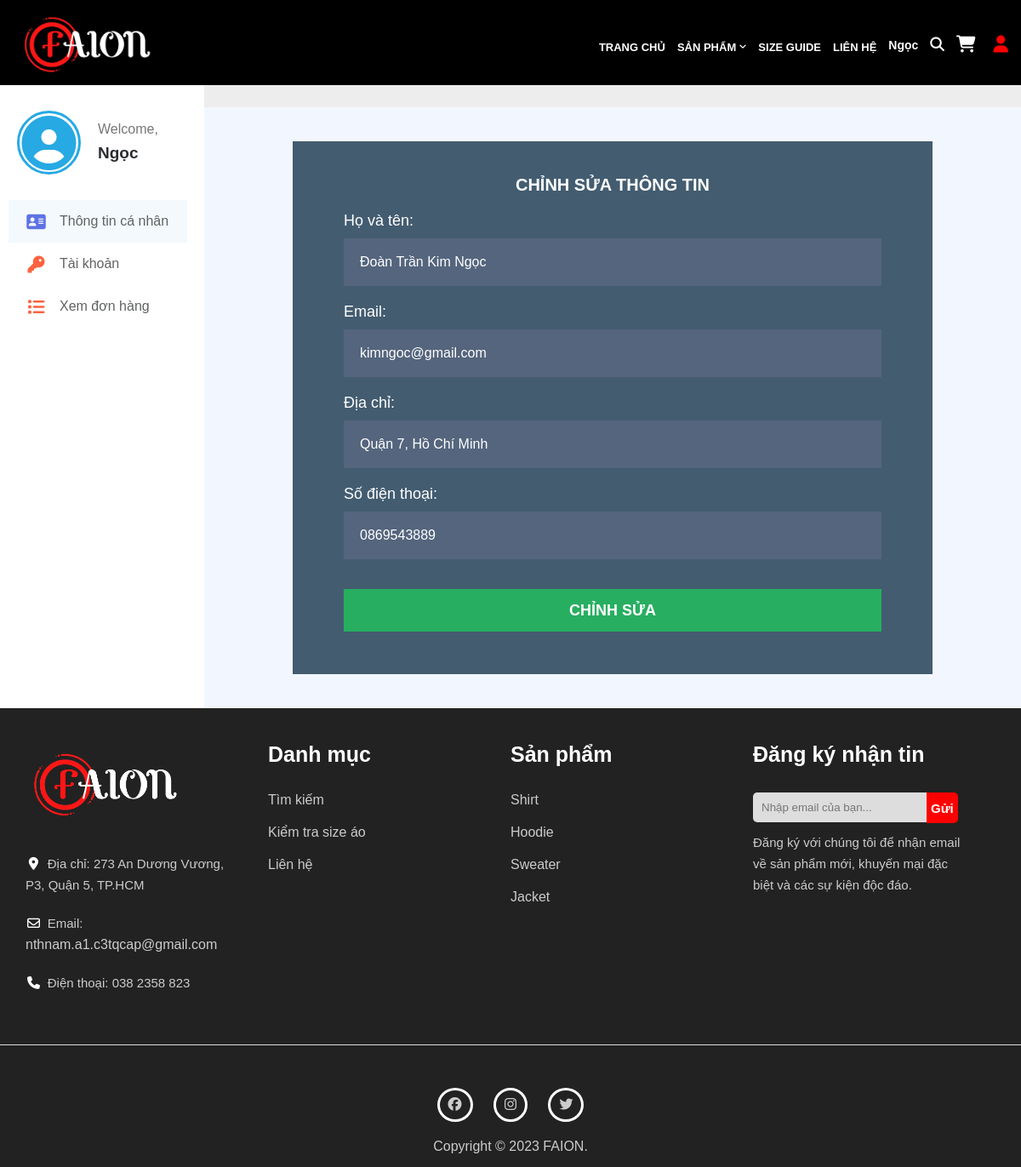
The page /index.php/user/info/ (signed in) on the database its author committed.
### tables this page shows
CREATE TABLE `customer` (
  `id` int(11) NOT NULL,
  `name` varchar(255) NOT NULL,
  `email` varchar(255) NOT NULL,
  `address` varchar(255) NOT NULL,
  `phone_number` varchar(10) NOT NULL,
  `created_at` date NOT NULL
);

### connection/Database.php (called while the page is built, shortened)
<?php
class Database
{
    private $hostname = "localhost";
    private $username = "root";
    private $password = "";
    private $databaseName = "faion";
    private $connection;
    public function connect()
    {
        try {
            if ($this->connection = mysqli_connect($this->hostname, $this->username, $this->password, $this->databaseName)) {
                return $this->connection;
            } else {
                throw new Exception("Khong the ket noi den CSDL <br>");
            }
        } catch (Exception $e) {
            echo $e->getMessage();
        }
    }
    public function getConnection() {
        return $this->connection;
    }
}

### action/actionFunction.php (called while the page is built, shortened)
<?php
include ('../faion/connection/Database.php');
include ('../faion/object/Customer.php');
function getCustomerList()
{
	$db = new Database();
	$kq = mysqli_query($db->getConnection(), "SELECT * FROM customer");
	$list = array();
	while ($row = mysqli_fetch_assoc($kq)) {
		$customer = new Customer(
			$row['id'],
			$row['name'],
			$row['email'],
			$row['address'],
			$row['phone_number'],
			$row['created_at']
		);
		$list[] = $customer;
	}
	return $list;
}
?>

### object/Customer.php (called while the page is built, shortened)
<?php
class Customer {
    private $name;
    private $email;
    private $address;
    private $phoneNum;
    function __construct($id, $name, $email, $address, $phoneNum, $createdAt) {
        $this->name = $name;
        $this->email = $email;
        $this->address = $address;
        $this->phoneNum = $phoneNum;
    }
    public function getName() {
        return $this->name;
    }
    public function getEmail() {
        return $this->email;
    }
    public function getAddress() {
        return $this->address;
    }
    public function getPhoneNum() {
        return $this->phoneNum;
    }
}
?>

### File/userInfo.php (the view, shortened to what this page needs)
<?php
$uri = $_SERVER['REQUEST_URI'];
$customerList = getCustomerList();
$pos = -1;
for ($i = 0; $i < count($customerList); $i++) {
    if ($customerList[$i]->getId() == $_SESSION["id"]) {
        $pos = $i;
        break;
    }
}
?>
<main id='main'>
    <?php include('../faion/admin/adminSidebar.php'); ?>
    <div class='right-content-container' style='height: auto;'>
        <div id="top-sub-header"></div>
        <?php
        if (preg_match('/\binfo\b/', $uri)) {
        ?>
            <div class='content-container'>
                <div class='content'>
                    <form action='/faion/action/actionCustomer.php' method='post' id='changeCustomerForm' onsubmit='return checkCustomer(event)'>
                        <div class='title'>
                            <div class='left' style="text-align: center; width: 100%;">CHỈNH SỬA THÔNG TIN</div>
                        </div>
                        <div class='top'>
                            <div class='container'>
                                <label for='cusname'>Họ và tên:</label>
                                <input type='text' name='name' id='cusname' value='<?php echo $customerList[$pos]->getName(); ?>'>
                            </div>
                            <div class='container'>
                                <label for='cusemail'>Email:</label>
                                <input type='text' name='email' id='cusemail' value='<?php echo $customerList[$pos]->getEmail(); ?>'>
                            </div>
                            <div class='container'>
                                <label for='cusaddress'>Địa chỉ:</label>
                                <input type='text' name='address' id='cusaddress' value='<?php echo $customerList[$pos]->getAddress(); ?>'>
                            </div>
                            <div class='container'>
                                <label for='cusphone'>Số điện thoại:</label>
                                <input type='text' name='phoneNum' id='cusphone' value='<?php echo $customerList[$pos]->getPhoneNum(); ?>'>
                            </div>
                        </div>
                        <div class='bottom'>
                            <input type='submit' name='customer-info-change-submit' value='CHỈNH SỬA'>
                        </div>
                    </form>
                </div>
            </div>
    </div>
<?php
        }
?>
</main>

### css/user/style.css (style rules this page uses)
* { margin: 0; padding: 0; box-sizing: border-box; list-style: none; outline: none; }
html { scroll-behavior: smooth; }

### css/admin/style.css (style rules this page uses)
#main { width: 100%; height: auto; display: table; font-family: Arial, Helvetica, sans-serif; position: relative; }
#main div.right-content-container { float: right; width: 80%; background-color: #F2F7FF; }
#top-sub-header { width: 100%; height: auto; background-color: #EDEDED; float: left; padding: 13px 20px; }

### css/admin/customerDetail.css (style rules this page uses)
#main div.content-container { width: 100%; height: 100%; display: flex; justify-content: center; align-items: center; padding: 40px 10px; }
#main div.content-container>div.content { width: 80%; display: flex; justify-content: center; align-items: center; }
#main div.content-container>div.content>form#changeCustomerForm { background-color: #435C70; width: 100%; height: auto; padding: 40px 60px; }
#main div.content-container>div.content form#changeCustomerForm .title { width: 100%; height: auto; font-size: 22px; color: white; }
#main div.content-container>div.content form#changeCustomerForm .title .left { width: 50%; height: auto; font-size: 20px; color: white; float: left; font-weight: bold; }
#main div.content-container>div.content form#changeCustomerForm .top { width: 100%; height: auto; padding: 10px 0; display: flex; flex-direction: column; color: white; }
#main div.content-container>div.content form#changeCustomerForm .top .container { padding: 10px 0; }
#main div.content-container>div.content form#changeCustomerForm .top label { font-size: 18px; }
#main div.content-container>div.content form#changeCustomerForm .top input { background-color: #54657D; margin-top: 10px; outline: none; border: 4px solid #54657D; color: white; width: 100%; padding: 15px; font-size: 16px; }
#main div.content-container>div.content form#changeCustomerForm .bottom { padding: 15px 0 10px; }
#main div.content-container>div.content form#changeCustomerForm .bottom input { width: 100%; height: 50px; background-color: #27AE60; outline: none; border: 3px solid #27AE60; cursor: pointer; color: white; font-size: 18px; font-weight: bold; }

### rows shown on the page
customer: name "Đoàn Trần Kim Ngọc", email "kimngoc@gmail.com", address "Quận 7, Hồ Chí Minh", phoneNum "0869543889"

### other values the page prints
cutName($_SESSION['name']) "Ngọc"
$categoryList[$i] "Shirt"
$categoryList[$i] "Hoodie"
$categoryList[$i] "Sweater"
$categoryList[$i] "Jacket"
